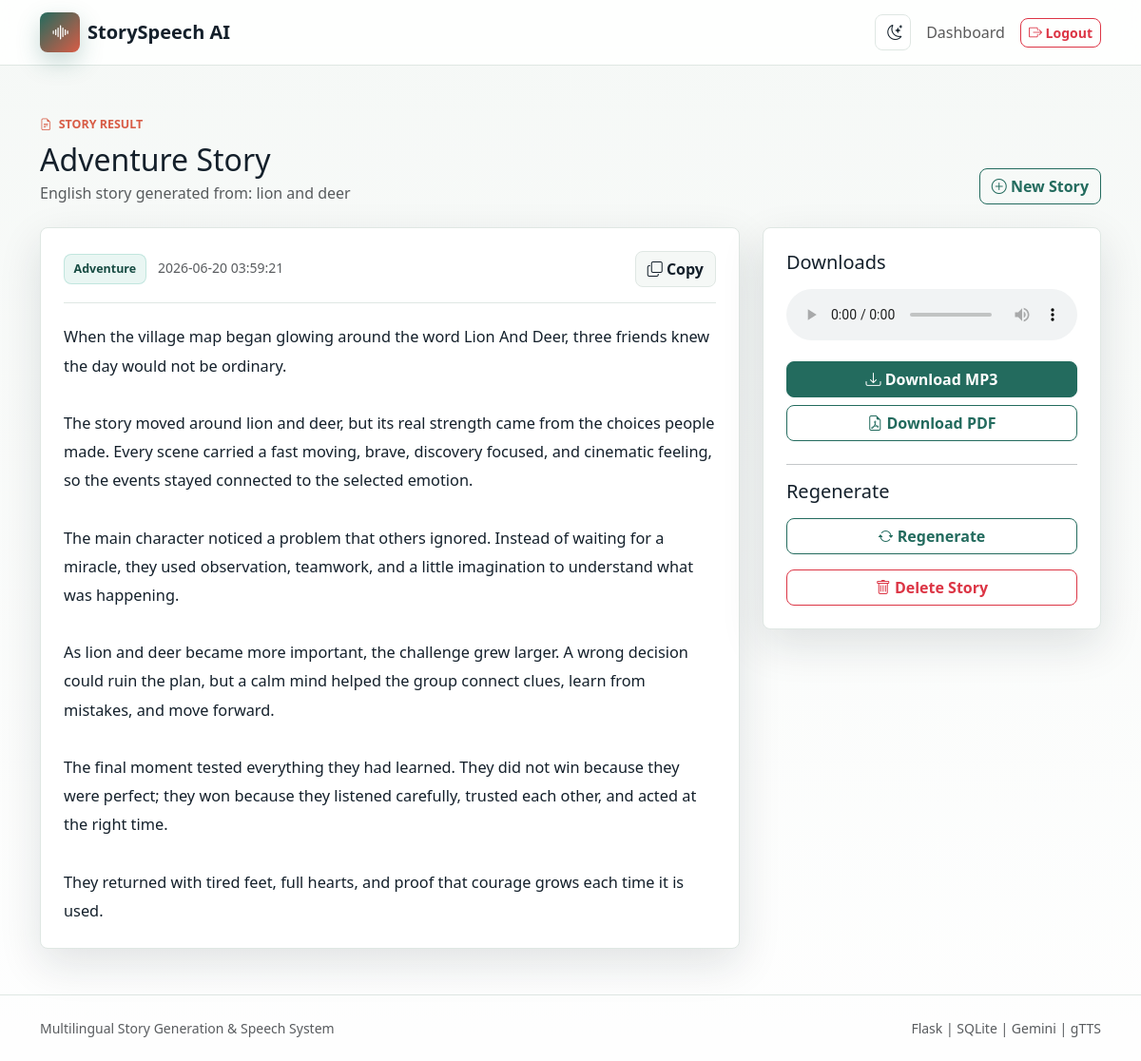
Screenshot of /result/6 (signed in) with the database file from the repository.
### tables this page shows
CREATE TABLE stories (
    id INTEGER PRIMARY KEY AUTOINCREMENT,
    user_id INTEGER NOT NULL,
    keywords TEXT NOT NULL,
    language TEXT NOT NULL,
    emotion TEXT NOT NULL,
    generated_story TEXT NOT NULL,
    audio_file TEXT,
    created_at TEXT NOT NULL DEFAULT CURRENT_TIMESTAMP,
    FOREIGN KEY (user_id) REFERENCES users (id) ON DELETE CASCADE
);

### app.py (the view)
@app.route("/result/<int:story_id>")
@login_required
def result(story_id):
    story = get_story_or_404(story_id)
    return render_template("result.html", story=story)

### app.py (called while the page is built)
def connect_db():
    DATABASE_DIR.mkdir(exist_ok=True)
    conn = sqlite3.connect(DATABASE_PATH)
    conn.row_factory = sqlite3.Row
    conn.execute("PRAGMA foreign_keys = ON")
    return conn

def query_one(query, params=()):
    with connect_db() as conn:
        return conn.execute(query, params).fetchone()

@app.before_request
def load_user_and_csrf():
    session.setdefault("csrf_token", secrets.token_hex(32))
    g.user = None
    user_id = session.get("user_id")
    if user_id:
        g.user = query_one(
            "SELECT id, username, email FROM users WHERE id = ?",
            (user_id,),
        )

@app.before_request
def csrf_protect():
    if request.method != "POST":
        return
    form_token = request.form.get("csrf_token", "")
    session_token = session.get("csrf_token", "")
    if not form_token or not session_token or not secrets.compare_digest(form_token, session_token):
        abort(400, description="Invalid CSRF token")

@app.context_processor
def inject_template_globals():
    return {
        "csrf_token": session.get("csrf_token", ""),
        "current_user": g.get("user"),
        "languages": LANGUAGES.keys(),
        "emotions": EMOTIONS.keys(),
        "is_admin": is_admin_user(),
    }

def login_required(view):
    @wraps(view)
    def wrapped_view(*args, **kwargs):
        if g.user is None:
            flash("Please login to continue.", "warning")
            return redirect(url_for("login"))
        return view(*args, **kwargs)
    return wrapped_view

def is_admin_user():
    user = g.get("user")
    if not user:
        return False
    admin_email = os.environ.get("ADMIN_EMAIL", "").strip().lower()
    return user["username"].lower() == "admin" or (admin_email and user["email"].lower() == admin_email)

def get_story_or_404(story_id):
    story = query_one(
        """
        SELECT stories.*, users.username
        FROM stories
        JOIN users ON users.id = stories.user_id
        WHERE stories.id = ?
        """,
        (story_id,),
    )
    if story is None:
        abort(404)
    if not is_admin_user() and story["user_id"] != session.get("user_id"):
        abort(403)
    return story

### templates/result.html (shortened to what this page needs)
{% extends "base.html" %}
{% block content %}
<section class="result-header">
    <div class="container">
        <div class="d-flex flex-column flex-lg-row justify-content-between align-items-lg-end gap-3">
            <div>
                <div class="eyebrow"><i class="bi bi-file-earmark-text"></i> Story Result</div>
                <h1 class="h2 mt-2 mb-1">{{ story.emotion }} Story</h1>
                <p class="text-muted mb-0">{{ story.language }} story generated from: {{ story.keywords }}</p>
            </div>
            <a class="btn btn-outline-brand" href="{{ url_for('dashboard') }}">
                <i class="bi bi-plus-circle"></i> New Story
            </a>
        </div>
    </div>
</section>
<section class="container result-grid">
    <article class="story-panel">
        <div class="story-toolbar">
            <div>
                <span class="history-emotion">{{ story.emotion }}</span>
                <span class="text-muted small ms-2">{{ story.created_at }}</span>
            </div>
            <button class="btn icon-text-btn" type="button" id="copyStoryBtn" data-bs-toggle="tooltip" data-bs-title="Copy story">
                <i class="bi bi-copy"></i> Copy
            </button>
        </div>
        <div class="story-output" id="storyText">{{ story.generated_story }}</div>
    </article>
    <aside class="actions-panel">
        <h2 class="h5 mb-3">Downloads</h2>
        {% if story.audio_file %}
            <audio class="w-100 mb-3" controls>
                <source src="{{ url_for('static', filename='audio/' ~ story.audio_file) }}" type="audio/mpeg">
            </audio>
            <a class="btn btn-brand w-100 mb-2" href="{{ url_for('download_audio', story_id=story.id) }}">
                <i class="bi bi-download"></i> Download MP3
            </a>
        {% else %}
            <div class="alert alert-warning small">Audio was not generated for this story.</div>
        {% endif %}
        <a class="btn btn-outline-brand w-100 mb-2" href="{{ url_for('download_pdf', story_id=story.id) }}">
            <i class="bi bi-file-earmark-pdf"></i> Download PDF
        </a>
        <hr>
        <h2 class="h5 mb-3">Regenerate</h2>
        <form action="{{ url_for('generate') }}" method="post" class="mb-3">
            <button class="btn btn-outline-brand w-100" type="submit">
                <i class="bi bi-arrow-repeat"></i> Regenerate
            </button>
        </form>
        <form action="{{ url_for('delete_story', story_id=story.id) }}" method="post" data-confirm="Delete this story from history?">
            <button class="btn btn-outline-danger w-100" type="submit">
                <i class="bi bi-trash"></i> Delete Story
            </button>
        </form>
    </aside>
</section>
{% endblock %}

### static/css/style.css (style rules this page uses)
:root { --brand: #236b5e; --brand-dark: #174c43; --accent: #d85c46; --gold: #f2b84b; --ink: #14202b; --muted: #657384; --surface: #ffffff; --surface-soft: #f5f8f6; --line: #dfe7e3; --shadow: 0 16px 45px rgba(20, 32, 43, 0.12); }
html { scroll-behavior: smooth; }
body { min-height: 100vh; background: linear-gradient(180deg, rgba(245, 248, 246, 0.9), rgba(255, 255, 255, 0.92)), var(--surface-soft); color: var(--ink); }
a { color: var(--brand); }
.btn { border-radius: 8px; font-weight: 700; }
.btn-brand { background: var(--brand); border-color: var(--brand); color: #fff; }
.btn-outline-brand { color: var(--brand); border-color: var(--brand); background: transparent; }
.eyebrow { display: inline-flex; align-items: center; gap: 0.45rem; color: var(--accent); font-weight: 800; text-transform: uppercase; font-size: 0.78rem; }
.feature-card, .auth-card, .generator-panel, .history-panel, .story-panel, .actions-panel, .table-shell { background: var(--surface); border: 1px solid var(--line); border-radius: 8px; box-shadow: var(--shadow); }
.dashboard-header, .result-header { padding: 3rem 0 1.5rem; }
.dashboard-grid, .result-grid { display: grid; grid-template-columns: minmax(0, 1.55fr) minmax(320px, 0.75fr); gap: 1.5rem; align-items: start; }
.generator-panel, .history-panel, .story-panel, .actions-panel { padding: 1.5rem; }
.status-pill, .history-emotion { display: inline-flex; align-items: center; gap: 0.4rem; padding: 0.35rem 0.6rem; border-radius: 8px; color: var(--brand-dark); background: rgba(73, 179, 159, 0.12); border: 1px solid rgba(73, 179, 159, 0.25); font-weight: 800; font-size: 0.78rem; }
.story-toolbar { display: flex; justify-content: space-between; gap: 1rem; align-items: center; padding-bottom: 1rem; border-bottom: 1px solid var(--line); }
.icon-text-btn { color: var(--ink); border: 1px solid var(--line); background: var(--surface-soft); }
.story-output { margin-top: 1.25rem; white-space: pre-wrap; line-height: 1.85; font-size: 1.02rem; overflow-wrap: anywhere; }
.actions-panel { position: sticky; top: 92px; }

### rows the page displays
stories: emotion "Adventure", language "English", keywords "lion and deer", created_at "2026-06-20 03:59:21", generated_story "When the village map began glowing around the word Lion And Deer, three friends knew the day would not be ordinary. The story moved around lion and deer, but its real strength came from the choices people made. Every scene carried a fast moving, brave, discovery focused, and cinematic feeling, so the events stayed connected to the selected emotion. The main character noticed a problem that others ignored. Instead of waiting for a miracle, they used observation, teamwork, and a little imagination to understand what was happening. As lion and deer became more important, the challenge grew larger. A wrong decision could ruin the plan, but a calm mind helped the group connect clues, learn from…"
